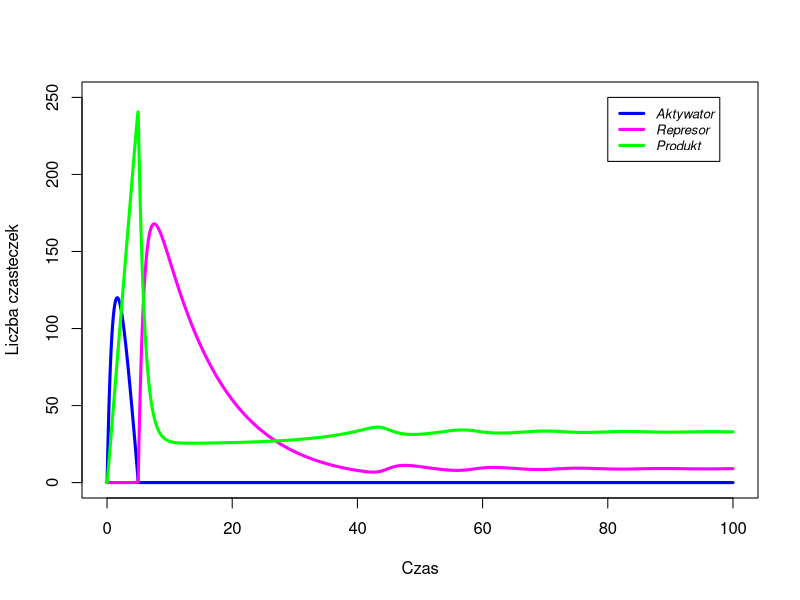

This figure's R source:
library(deSolve)

SZUM <- function(t, y, parameters) {
  ya   <- parameters[1]
  ba   <- parameters[2] 
  alfa <- parameters[3] 
  da   <- parameters[4] 
  yr   <- parameters[5]
  br   <- parameters[6]
  kc   <- parameters[7]
  dr   <- parameters[8]
  ka   <- parameters[9]
  kr   <- parameters[10]
  
  at     <- y[1] 
  rt     <- y[2]
  ct     <- y[3]
  
  
  dy    <- c(ya*((alfa + at/ka)/(1 + at/ka)) - kc*at*rt - da*at, 
             yr*(at/kr)/(1 + at/kr) - kc*at*rt + da*ct - dr*rt,
             kc*at*rt - da*ct)
  list(dy)
}
#w zadaniu 3.2 dr zmienic na 0.2 i opisac obserwacje
parameters_SZUM <- c(ya = 250, ba = 5,  alfa = 0.1, da = 1, yr = 50, 
                     br = 10, kc = 200, dr = 0.1, ka = 0.5, kr = 1)
#w zadaniu 3.3 tutaj wstawic te dwa zestawy
inits <- c(at = 0, rt = 0, ct = 0)

dt    <- seq(0,100,0.01)		

simulation <- as.data.frame(lsoda(inits, dt, SZUM, parameters_SZUM))

attach(simulation)

plot(dt,at,
     t = "l",
     col = "blue",
     lwd = 3,
     xlab = "Czas",
     ylab = "Liczba czasteczek",
     ylim = c(0,250))

lines (dt, rt,
       t = "l",
       col = "magenta",
       lwd = 3)

lines (dt, ct,
       t = "l",
       col = "green",
       lwd = 3)

legend(80, 250, legend=c("Aktywator", "Represor", "Produkt"),
       col=c("blue", "magenta", "green"), 
       lty=c(1,1),
       lwd = 3,
       cex=0.8,
       text.font=3, 
       bg='white')

detach(simulation)
